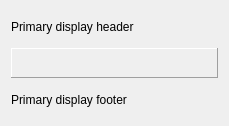
<?xml version="1.0" encoding="UTF-8"?>
<ui version="4.0">
 <class>Form</class>
 <widget class="QWidget" name="Form">
  <property name="geometry">
   <rect>
    <x>0</x>
    <y>0</y>
    <width>229</width>
    <height>126</height>
   </rect>
  </property>
  <property name="windowTitle">
   <string>Form</string>
  </property>
  <layout class="QVBoxLayout" name="verticalLayout">
   <item>
    <widget class="QLabel" name="label">
     <property name="text">
      <string>Primary display header</string>
     </property>
    </widget>
   </item>
   <item>
    <widget class="CEmbeddedDisplay" name="CEmbeddedDisplay">
     <property name="frameShape">
      <enum>QFrame::Panel</enum>
     </property>
     <property name="frameShadow">
      <enum>QFrame::Raised</enum>
     </property>
     <property name="filename" stdset="0">
      <string>second.ui</string>
     </property>
    </widget>
   </item>
   <item>
    <widget class="QLabel" name="label_2">
     <property name="text">
      <string>Primary display footer</string>
     </property>
    </widget>
   </item>
  </layout>
 </widget>
 <customwidgets>
  <customwidget>
   <class>PyDMEmbeddedDisplay</class>
   <extends>QFrame</extends>
   <header>pydm.widgets.embedded_display</header>
  </customwidget>
  <customwidget>
   <class>CEmbeddedDisplay</class>
   <extends>PyDMEmbeddedDisplay</extends>
   <header>comrad.widgets.pydm_widgets</header>
  </customwidget>
 </customwidgets>
 <resources/>
 <connections/>
</ui>
